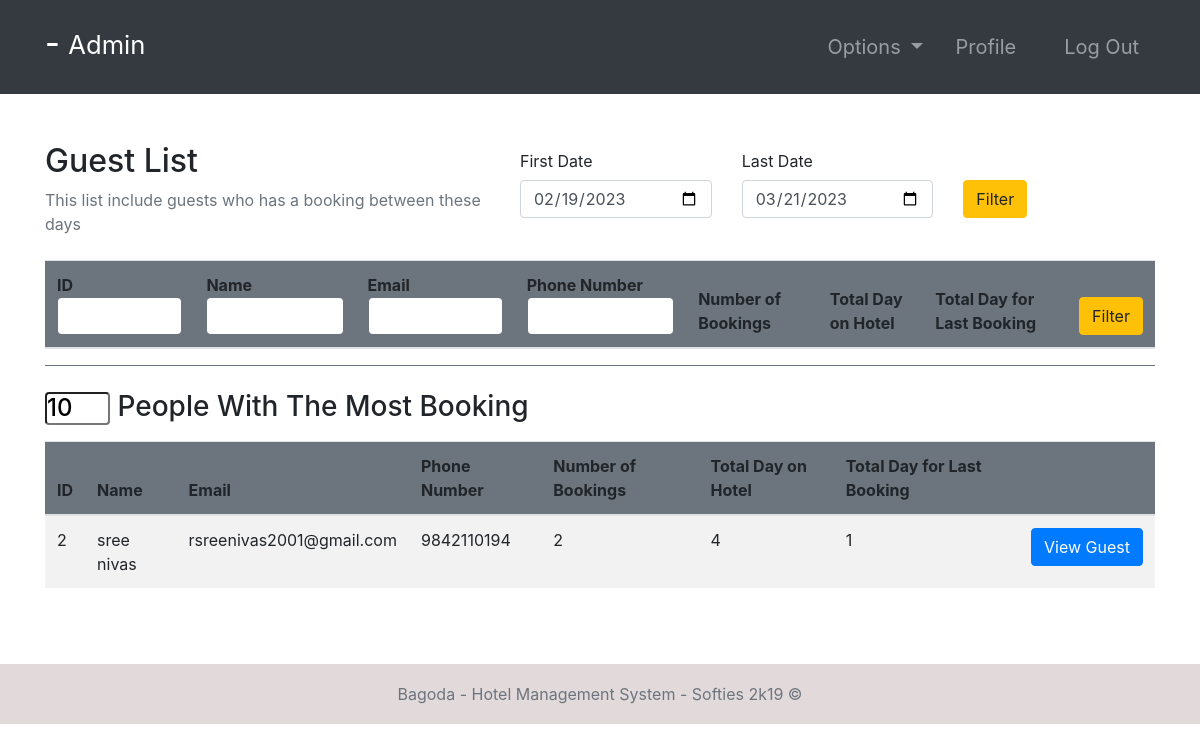
Page /guests/ (signed in) on the earlier database version.
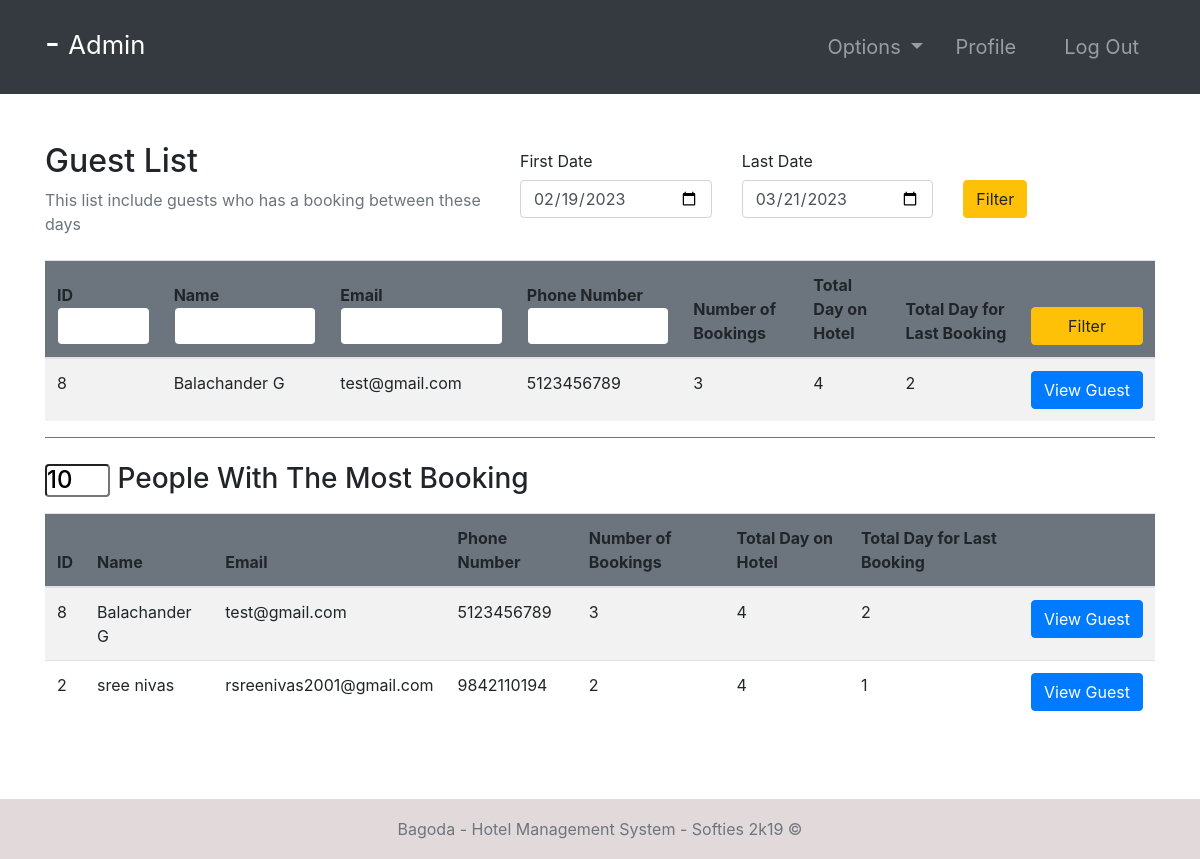
Same page on the later database version.
### accounts/models.py (models this page shows, shortened)
class Guest(models.Model):
    user = models.OneToOneField(User, null=True, on_delete=models.CASCADE)
    phoneNumber = PhoneNumberField(unique=True)
    def numOfBooking(self):
        from room.models import Booking
        return Booking.objects.filter(guest=self).count()
    def numOfDays(self):
        totalDay = 0
        from room.models import Booking
        bookings = Booking.objects.filter(guest=self)
        for b in bookings:
            day = b.endDate - b.startDate
            totalDay += int(day.days)
        return totalDay
    def numOfLastBookingDays(self):
        try:
            from room.models import Booking
            return int((Booking.objects.filter(guest=self).last().endDate - Booking.objects.filter(guest=self).last().startDate).days)
        except:
            return 0

### room/models.py (models this page shows, shortened)
class Booking(models.Model):
    roomNumber = models.ForeignKey(Room, on_delete=models.CASCADE)
    guest = models.ForeignKey(Guest, null=True, on_delete=models.CASCADE)
    dateOfReservation = models.DateField(default=timezone.now)
    startDate = models.DateField()
    endDate = models.DateField()

### accounts/views.py (the view, shortened to what this page needs)
# urls.py: path('guests/', guests, name="guests"),
@login_required(login_url='login')
def guests(request):
    role = str(request.user.groups.all()[0])
    path = role + "/"
    topRange = Booking.objects.all().values("guest").annotate(
        total=Count("guest")).order_by("-total")
    topLimit = 10
    topList = []
    for t in topRange:
        if len(topList) > 10:
            break
        else:
            topList.append(Guest.objects.get(id=t.get("guest")))
    bookings = Booking.objects.all()
    fd = datetime.combine(date.today()-timedelta(days=30), datetime.min.time())
    ld = datetime.combine(date.today(), datetime.min.time())
    guests = []
    for b in bookings:
        if b.endDate >= fd.date() and b.startDate <= ld.date():
            if b.guest not in guests:
                guests.append(b.guest)
    context = {
        "role": role,
        "guests": guests,
        "topList": topList,
        "topLimit": topLimit,
        "fd": fd,
        "ld": ld
    }
    return render(request, path + "guests.html", context)

### Templates/admin/guests.html
{% extends '../index.html' %}
{% block context %}
{% include '../common_pages/guests.html' %}
{% endblock %}

### Templates/common_pages/guests.html (shortened to what the changed rows need)
<div class="container py-5">
    <div class="table-header row">
        <div class="col-sm-12 col-md-12 col-lg-5 mb-4">
            <h2>Guest List</h2>
        </div>
    </div>
    <table class="table table-hover table-striped">
        <thead class="bg-secondary rounded">
            <tr>
                <form action="" method="POST">
                    <th>ID<input type="number" name="id" min="0" value="{{id}}"
                            class="form-control border border-secondary">
                    </th>
                    <th>Name<input type="text" name="name" value="{{name}}"
                            class="form-control border border-secondary"></th>
                    <th>Email<input type="text" name="email" value="{{email}}"
                            class="form-control border border-secondary"></th>
                    <th>Phone Number<input type="number" name="number" min="0" value="{{number}}"
                            class="form-control border border-secondary">
                    </th>
                    <th>Number of Bookings</th>
                    <th>Total Day on Hotel</th>
                    <th>Total Day for Last Booking</th>
                    <th><button type="submit" name="filterGuest" class="btn btn-warning w-100">Filter</button></th>
                </form>
            </tr>
        </thead>
        <tbody>
            {% for g in guests %}
            <tr>
                <td>{{g.user.id}}</td>
                <td>{{g.user.first_name}} {{g.user.last_name}}</td>
                <td>{{g.user.email}}</td>
                <td>{{g.phoneNumber}}</td>
                <td>{{g.numOfBooking}}</td>
                <td>{{g.numOfDays}}</td>
                <td>{{g.numOfLastBookingDays}}</td>
                <td> <a href="{% url 'guest-profile' g.user.id %}" class="btn btn-primary w-100">View&nbsp;Guest</a>
                </td>
            </tr>
            {% endfor %}
        </tbody>
    </table>
    <div class="top-10 pt-4 border-top border-secondary">
        <table class="table table-hover table-striped">
            <thead class="bg-secondary rounded">
                <tr>
                    <th>ID</th>
                    <th>Name</th>
                    <th>Email</th>
                    <th>Phone Number</th>
                    <th>Number of Bookings</th>
                    <th>Total Day on Hotel</th>
                    <th>Total Day for Last Booking</th>
                    <th></th>
                </tr>
            </thead>
            <tbody>
                {% for g in topList %}
                <tr>
                    <td>{{g.user.id}}</td>
                    <td>{{g.user.first_name}} {{g.user.last_name}}</td>
                    <td>{{g.user.email}}</td>
                    <td>{{g.phoneNumber}}</td>
                    <td>{{g.numOfBooking}}</td>
                    <td>{{g.numOfDays}}</td>
                    <td>{{g.numOfLastBookingDays}}</td>
                    <td> <a href="{% url 'guest-profile' g.user.id %}"
                            class="btn btn btn-primary w-100">View&nbsp;Guest</a>
                    </td>
                </tr>
                {% endfor %}
            </tbody>
        </table>
    </div>
</div>

Differences in the rows shown:
added Guest: user.id "8", user.first_name "Balachander", user.last_name "G", user.email "test@gmail.com", phoneNumber "5123456789", numOfBooking "3", numOfDays "4", numOfLastBookingDays "2"
